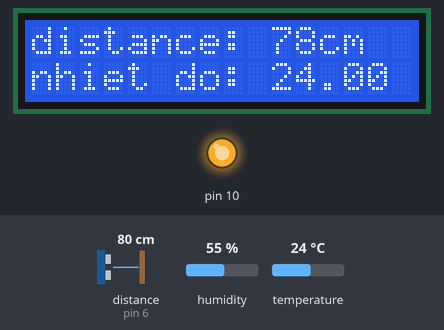
Bench run of a sketch on a simulated Arduino Uno, built with avr-gcc and run on an emulated ATmega328P. Parts: 16×2 character LCD, output pins drawn as LEDs (lit = HIGH). Wiring (inferred from the names in the program): DHT11 sensor: data pin 1; ultrasonic range finder: trigger pin 7; echo pin 6. The test bench sets the inputs (shaded band); at power-on: distance to the obstacle (sensor on pin 6) 80 cm, temperature 24 °C, humidity 55 %. The echo pulse lasts 58.3 µs per cm; pins used as bus, display or sensor lines are not drawn.

Above: at 1.2 s.
1.3 s: distance to the obstacle (sensor on pin 6) set to 2 cm
At 2.7 s:
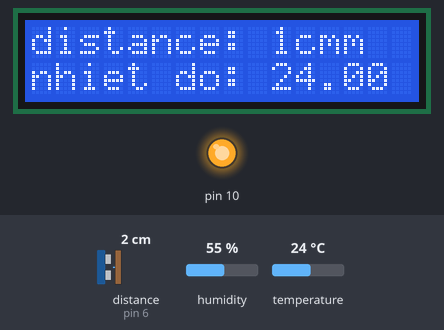
3.7 s: distance to the obstacle (sensor on pin 6) set to 148 cm
At 4.4 s:
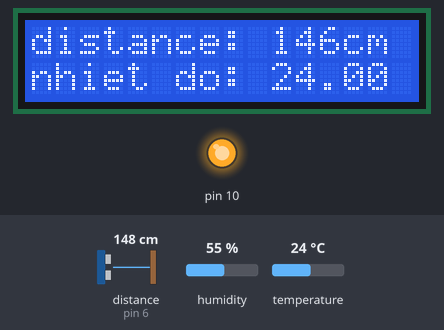
5.5 s: distance to the obstacle (sensor on pin 6) set to 154 cm
At 6.1 s:
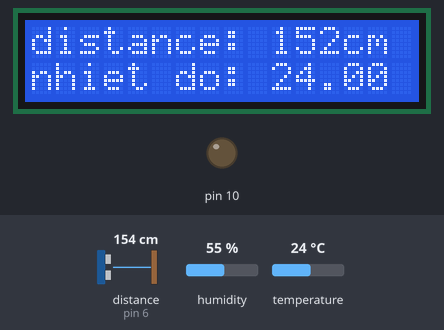
7.0 s: distance to the obstacle (sensor on pin 6) set to 4 cm
At 8.5 s:
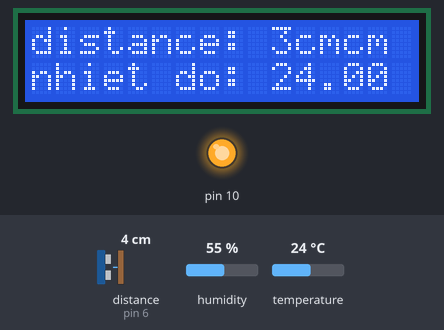
8.8 s: temperature set to 12 °C
At 10.1 s:
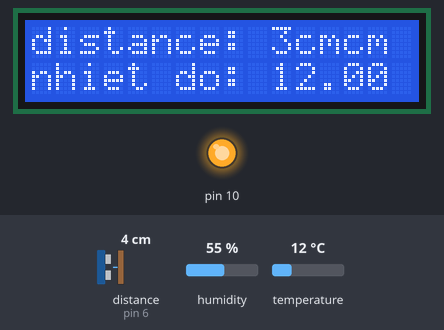
10.6 s: temperature set to 19 °C
At 12.5 s:
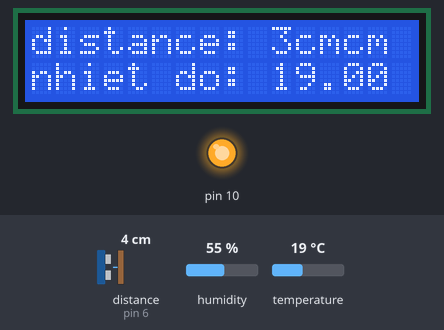
Timing chart, 0 to 13.8 s (numbered marks = the images above; inputs shaded):
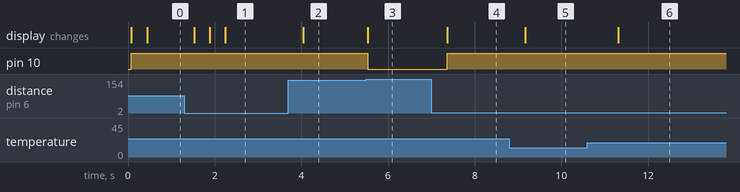

The sketch:

lcdCamBien.ino
```cpp
#include <LiquidCrystal.h>
#include "DHT.h"

LiquidCrystal lcd(12, 11, 5, 4, 3, 2);
int pingPin = 7;
int echoPin = 6;
long duration, distance;
const int DHTPIN = 1;
const int DHTTYPE = DHT11;
DHT dht(DHTPIN, DHTTYPE);
void setup() {
  lcd.begin(16, 2);
  pinMode(echoPin, INPUT);
  pinMode(pingPin, OUTPUT);
  pinMode(10, OUTPUT);
  pinMode(1, INPUT);
  dht.begin();
}
void loop() {
  digitalWrite(pingPin, LOW);
  delayMicroseconds(2);
  digitalWrite(pingPin, HIGH);
  delayMicroseconds(10);
  digitalWrite(pingPin, LOW);
  duration = pulseIn(echoPin, HIGH);
  distance = duration * 0.034 / 2; // 0.034= (340*100)/(10^6)
  lcd.setCursor(0, 0);
  lcd.print("distance: ");
  lcd.print(distance);
  if (distance < 150) {
    digitalWrite(10, HIGH);
  }
  else {
    digitalWrite(10, LOW);
  }
  lcd.print("cm");
  delay(100);

  float t = dht.readTemperature();
  lcd.setCursor(0, 1);
  lcd.print("nhiet do: ");
  lcd.print(t);
}
```

Measured:
- the behaviour switches between 151 and 152 cm on distance to the obstacle (sensor on pin 6) (found by bisection; images 2 and 3)
- after the input at 1.3 s, the display: changes after 0.23 s (image 1)
- after the input at 3.7 s, the display: changes after 0.35 s (image 2)
- after the input at 5.5 s, pin 10: HIGH → LOW at once; the display: changes at once (image 3)
- after the input at 7.0 s, pin 10: LOW → HIGH after 0.37 s; the display: changes after 0.37 s (image 4)
- after the input at 8.8 s, the display: changes after 0.36 s (image 5)
- after the input at 10.6 s, the display: changes after 0.72 s (image 6)
